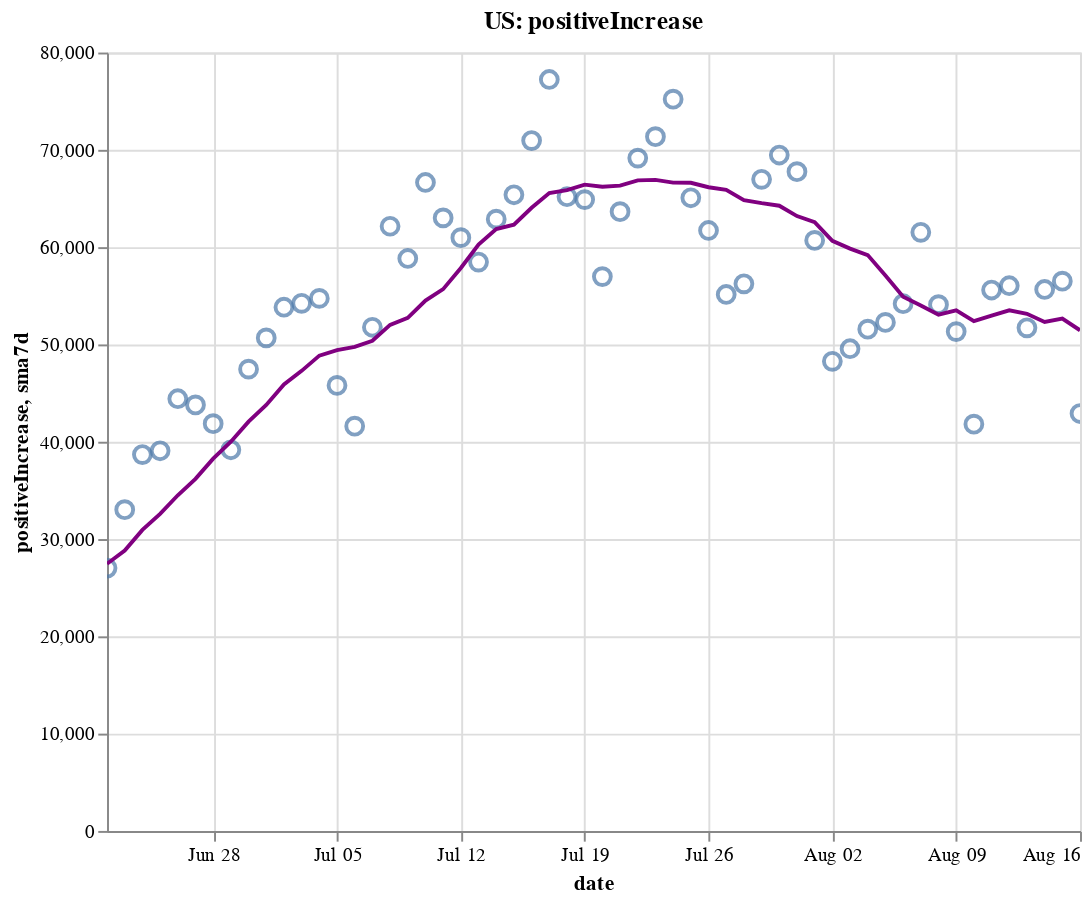

The notebook cell this image was saved under:
### Code cell
create_plot(us, 'positiveIncrease')

### Figure 1 — Vega-Lite specification as saved in the notebook (floating-point values rounded to 4 significant figures)
{"config": {"view": {"continuousWidth": 400, "continuousHeight": 300}}, "layer": [{"layer": [{"mark": {"type": "point", "size": 75}, "encoding": {"tooltip": [{"type": "temporal", "field": "date"}, {"type": "quantitative", "field": "positiveIncrease"}, {"type": "quantitative", "field": "sma7d"}], "x": {"type": "temporal", "field": "date"}, "y": {"type": "quantitative", "field": "positiveIncrease"}}, "selection": {"selector002": {"type": "interval", "bind": "scales", "encodings": ["x", "y"]}}}, {"mark": {"type": "line", "color": "purple"}, "encoding": {"x": {"type": "temporal", "field": "date"}, "y": {"type": "quantitative", "field": "sma7d"}}}]}, {"mark": {"type": "rule", "color": "#aaa"}, "encoding": {"x": {"type": "temporal", "field": "date"}}, "transform": [{"filter": {"selection": "selector001"}}]}, {"mark": "circle", "encoding": {"opacity": {"condition": {"value": 1, "selection": "selector001"}, "value": 0}, "tooltip": [{"type": "temporal", "field": "date"}, {"type": "quantitative", "field": "positiveIncrease"}, {"type": "quantitative", "field": "sma7d"}], "x": {"type": "temporal", "field": "date"}, "y": {"type": "quantitative", "field": "positiveIncrease"}}, "selection": {"selector001": {"type": "single", "encodings": ["x"], "on": "mouseover", "nearest": true, "empty": "none"}}}, {"mark": {"type": "text", "align": "left", "dx": 5, "dy": -5, "stroke": "white", "strokeWidth": 2}, "encoding": {"text": {"type": "quantitative", "field": "positiveIncrease"}, "tooltip": [{"type": "temporal", "field": "date"}, {"type": "quantitative", "field": "positiveIncrease"}, {"type": "quantitative", "field": "sma7d"}], "x": {"type": "temporal", "field": "date"}, "y": {"type": "quantitative", "field": "positiveIncrease"}}, "transform": [{"filter": {"selection": "selector001"}}]}, {"mark": {"type": "text", "align": "left", "dx": 5, "dy": -5}, "encoding": {"text": {"type": "quantitative", "field": "positiveIncrease"}, "tooltip": [{"type": "temporal", "field": "date"}, {"type": "quantitative", "field": "positiveIncrease"}, {"type": "quantitative", "field": "sma7d"}], "x": {"type": "temporal", "field": "date"}, "y": {"type": "quantitative", "field": "positiveIncrease"}}, "transform": [{"filter": {"selection": "selector001"}}]}], "data": {"name": "data-c2ee01b3a0544c4d1d4726adae6d93b6"}, "height": 400, "title": "US: positiveIncrease", "width": 500, "$schema": "https://vega.github.io/schema/vega-lite/v4.8.1.json", "datasets": {"data-c2ee01b3a0544c4d1d4726adae6d93b6": [{"date": "2020-06-22T00:00:00", "totalTestResultsIncrease": 467900.0, "positiveIncrease": 27020.0, "death": 115700.0, "deathIncrease": 286.0, "positiveRate": 0.058, "state": "US", "sma7d": 27450.0}, {"date": "2020-06-23T00:00:00", "totalTestResultsIncrease": 492900.0, "positiveIncrease": 33020.0, "death": 116400.0, "deathIncrease": 710.0, "positiveRate": 0.067, "state": "US", "sma7d": 28820.0}, {"date": "2020-06-24T00:00:00", "totalTestResultsIncrease": 520400.0, "positiveIncrease": 38680.0, "death": 117200.0, "deathIncrease": 724.0, "positiveRate": 0.074, "state": "US", "sma7d": 30940.0}, {"date": "2020-06-25T00:00:00", "totalTestResultsIncrease": 638200.0, "positiveIncrease": 39070.0, "death": 117800.0, "deathIncrease": 647.0, "positiveRate": 0.061, "state": "US", "sma7d": 32590.0}, {"date": "2020-06-26T00:00:00", "totalTestResultsIncrease": 608500.0, "positiveIncrease": 44420.0, "death": 118400.0, "deathIncrease": 637.0, "positiveRate": 0.073, "state": "US", "sma7d": 34500.0}, {"date": "2020-06-27T00:00:00", "totalTestResultsIncrease": 601600.0, "positiveIncrease": 43780.0, "death": 118900.0, "deathIncrease": 511.0, "positiveRate": 0.073, "state": "US", "sma7d": 36180.0}, {"date": "2020-06-28T00:00:00", "totalTestResultsIncrease": 586300.0, "positiveIncrease": 41860.0, "death": 119200.0, "deathIncrease": 271.0, "positiveRate": 0.071, "state": "US", "sma7d": 38260.0}, {"date": "2020-06-29T00:00:00", "totalTestResultsIncrease": 648600.0, "positiveIncrease": 39180.0, "death": 119600.0, "deathIncrease": 332.0, "positiveRate": 0.06, "state": "US", "sma7d": 40000.0}, {"date": "2020-06-30T00:00:00", "totalTestResultsIncrease": 625200.0, "positiveIncrease": 47460.0, "death": 120100.0, "deathIncrease": 596.0, "positiveRate": 0.076, "state": "US", "sma7d": 42060.0}, {"date": "2020-07-01T00:00:00", "totalTestResultsIncrease": 635400.0, "positiveIncrease": 50670.0, "death": 120800.0, "deathIncrease": 701.0, "positiveRate": 0.08, "state": "US", "sma7d": 43780.0}, {"date": "2020-07-02T00:00:00", "totalTestResultsIncrease": 663600.0, "positiveIncrease": 53830.0, "death": 121500.0, "deathIncrease": 695.0, "positiveRate": 0.081, "state": "US", "sma7d": 45890.0}, {"date": "2020-07-03T00:00:00", "totalTestResultsIncrease": 712600.0, "positiveIncrease": 54220.0, "death": 122100.0, "deathIncrease": 598.0, "positiveRate": 0.076, "state": "US", "sma7d": 47290.0}, {"date": "2020-07-04T00:00:00", "totalTestResultsIncrease": 644600.0, "positiveIncrease": 54730.0, "death": 122400.0, "deathIncrease": 306.0, "positiveRate": 0.085, "state": "US", "sma7d": 48850.0}, {"date": "2020-07-05T00:00:00", "totalTestResultsIncrease": 683200.0, "positiveIncrease": 45790.0, "death": 122700.0, "deathIncrease": 209.0, "positiveRate": 0.067, "state": "US", "sma7d": 49410.0}, {"date": "2020-07-06T00:00:00", "totalTestResultsIncrease": 503000.0, "positiveIncrease": 41600.0, "death": 122900.0, "deathIncrease": 243.0, "positiveRate": 0.083, "state": "US", "sma7d": 49760.0}, {"date": "2020-07-07T00:00:00", "totalTestResultsIncrease": 636400.0, "positiveIncrease": 51770.0, "death": 123800.0, "deathIncrease": 923.0, "positiveRate": 0.081, "state": "US", "sma7d": 50370.0}, {"date": "2020-07-08T00:00:00", "totalTestResultsIncrease": 630900.0, "positiveIncrease": 62150.0, "death": 124600.0, "deathIncrease": 807.0, "positiveRate": 0.099, "state": "US", "sma7d": 52010.0}, {"date": "2020-07-09T00:00:00", "totalTestResultsIncrease": 704600.0, "positiveIncrease": 58840.0, "death": 125500.0, "deathIncrease": 867.0, "positiveRate": 0.084, "state": "US", "sma7d": 52730.0}, {"date": "2020-07-10T00:00:00", "totalTestResultsIncrease": 813700.0, "positiveIncrease": 66640.0, "death": 126300.0, "deathIncrease": 854.0, "positiveRate": 0.082, "state": "US", "sma7d": 54500.0}, {"date": "2020-07-11T00:00:00", "totalTestResultsIncrease": 701100.0, "positiveIncrease": 63010.0, "death": 127100.0, "deathIncrease": 757.0, "positiveRate": 0.09, "state": "US", "sma7d": 55680.0}, {"date": "2020-07-12T00:00:00", "totalTestResultsIncrease": 761100.0, "positiveIncrease": 60980.0, "death": 127600.0, "deathIncrease": 476.0, "positiveRate": 0.08, "state": "US", "sma7d": 57850.0}, {"date": "2020-07-13T00:00:00", "totalTestResultsIncrease": 695600.0, "positiveIncrease": 58460.0, "death": 127900.0, "deathIncrease": 327.0, "positiveRate": 0.084, "state": "US", "sma7d": 60260.0}, {"date": "2020-07-14T00:00:00", "totalTestResultsIncrease": 772500.0, "positiveIncrease": 62880.0, "death": 128600.0, "deathIncrease": 736.0, "positiveRate": 0.081, "state": "US", "sma7d": 61850.0}, {"date": "2020-07-15T00:00:00", "totalTestResultsIncrease": 764300.0, "positiveIncrease": 65380.0, "death": 129500.0, "deathIncrease": 858.0, "positiveRate": 0.086, "state": "US", "sma7d": 62310.0}, {"date": "2020-07-16T00:00:00", "totalTestResultsIncrease": 830000.0, "positiveIncrease": 70950.0, "death": 130400.0, "deathIncrease": 947.0, "positiveRate": 0.085, "state": "US", "sma7d": 64040.0}, {"date": "2020-07-17T00:00:00", "totalTestResultsIncrease": 840200.0, "positiveIncrease": 77230.0, "death": 131400.0, "deathIncrease": 951.0, "positiveRate": 0.092, "state": "US", "sma7d": 65560.0}, {"date": "2020-07-18T00:00:00", "totalTestResultsIncrease": 764100.0, "positiveIncrease": 65180.0, "death": 132300.0, "deathIncrease": 872.0, "positiveRate": 0.085, "state": "US", "sma7d": 65870.0}, {"date": "2020-07-19T00:00:00", "totalTestResultsIncrease": 802400.0, "positiveIncrease": 64880.0, "death": 132800.0, "deathIncrease": 526.0, "positiveRate": 0.081, "state": "US", "sma7d": 66430.0}, {"date": "2020-07-20T00:00:00", "totalTestResultsIncrease": 714000.0, "positiveIncrease": 56970.0, "death": 133200.0, "deathIncrease": 363.0, "positiveRate": 0.08, "state": "US", "sma7d": 66210.0}, {"date": "2020-07-21T00:00:00", "totalTestResultsIncrease": 753500.0, "positiveIncrease": 63640.0, "death": 134200.0, "deathIncrease": 1038.0, "positiveRate": 0.084, "state": "US", "sma7d": 66320.0}, {"date": "2020-07-22T00:00:00", "totalTestResultsIncrease": 798300.0, "positiveIncrease": 69150.0, "death": 135400.0, "deathIncrease": 1171.0, "positiveRate": 0.087, "state": "US", "sma7d": 66860.0}, {"date": "2020-07-23T00:00:00", "totalTestResultsIncrease": 844000.0, "positiveIncrease": 71350.0, "death": 136400.0, "deathIncrease": 1055.0, "positiveRate": 0.085, "state": "US", "sma7d": 66920.0}, {"date": "2020-07-24T00:00:00", "totalTestResultsIncrease": 930600.0, "positiveIncrease": 75200.0, "death": 137600.0, "deathIncrease": 1176.0, "positiveRate": 0.081, "state": "US", "sma7d": 66630.0}, {"date": "2020-07-25T00:00:00", "totalTestResultsIncrease": 788800.0, "positiveIncrease": 65080.0, "death": 138600.0, "deathIncrease": 1023.0, "positiveRate": 0.082, "state": "US", "sma7d": 66610.0}, {"date": "2020-07-26T00:00:00", "totalTestResultsIncrease": 861400.0, "positiveIncrease": 61710.0, "death": 139200.0, "deathIncrease": 558.0, "positiveRate": 0.072, "state": "US", "sma7d": 66160.0}, {"date": "2020-07-27T00:00:00", "totalTestResultsIncrease": 764700.0, "positiveIncrease": 55130.0, "death": 140200.0, "deathIncrease": 1059.0, "positiveRate": 0.072, "state": "US", "sma7d": 65900.0}, {"date": "2020-07-28T00:00:00", "totalTestResultsIncrease": 736200.0, "positiveIncrease": 56230.0, "death": 141400.0, "deathIncrease": 1121.0, "positiveRate": 0.076, "state": "US", "sma7d": 64840.0}, {"date": "2020-07-29T00:00:00", "totalTestResultsIncrease": 858900.0, "positiveIncrease": 66970.0, "death": 142900.0, "deathIncrease": 1492.0, "positiveRate": 0.078, "state": "US", "sma7d": 64530.0}, {"date": "2020-07-30T00:00:00", "totalTestResultsIncrease": 810300.0, "positiveIncrease": 69470.0, "death": 144100.0, "deathIncrease": 1259.0, "positiveRate": 0.086, "state": "US", "sma7d": 64260.0}, {"date": "2020-07-31T00:00:00", "totalTestResultsIncrease": 729900.0, "positiveIncrease": 67760.0, "death": 145400.0, "deathIncrease": 1311.0, "positiveRate": 0.093, "state": "US", "sma7d": 63190.0}, {"date": "2020-08-01T00:00:00", "totalTestResultsIncrease": 731500.0, "positiveIncrease": 60690.0, "death": 146600.0, "deathIncrease": 1189.0, "positiveRate": 0.083, "state": "US", "sma7d": 62570.0}, {"date": "2020-08-02T00:00:00", "totalTestResultsIncrease": 718600.0, "positiveIncrease": 48270.0, "death": 147100.0, "deathIncrease": 498.0, "positiveRate": 0.067, "state": "US", "sma7d": 60640.0}, {"date": "2020-08-03T00:00:00", "totalTestResultsIncrease": 735700.0, "positiveIncrease": 49560.0, "death": 147600.0, "deathIncrease": 519.0, "positiveRate": 0.067, "state": "US", "sma7d": 59850.0}, {"date": "2020-08-04T00:00:00", "totalTestResultsIncrease": 698200.0, "positiveIncrease": 51570.0, "death": 148900.0, "deathIncrease": 1255.0, "positiveRate": 0.074, "state": "US", "sma7d": 59180.0}, {"date": "2020-08-05T00:00:00", "totalTestResultsIncrease": 683200.0, "positiveIncrease": 52260.0, "death": 150200.0, "deathIncrease": 1346.0, "positiveRate": 0.076, "state": "US", "sma7d": 57080.0}, {"date": "2020-08-06T00:00:00", "totalTestResultsIncrease": 749400.0, "positiveIncrease": 54180.0, "death": 151500.0, "deathIncrease": 1251.0, "positiveRate": 0.072, "state": "US", "sma7d": 54900.0}, {"date": "2020-08-07T00:00:00", "totalTestResultsIncrease": 768700.0, "positiveIncrease": 61520.0, "death": 152800.0, "deathIncrease": 1333.0, "positiveRate": 0.08, "state": "US", "sma7d": 54010.0}, {"date": "2020-08-08T00:00:00", "totalTestResultsIncrease": 674000.0, "positiveIncrease": 54090.0, "death": 153900.0, "deathIncrease": 1089.0, "positiveRate": 0.08, "state": "US", "sma7d": 53060.0}, {"date": "2020-08-09T00:00:00", "totalTestResultsIncrease": 717400.0, "positiveIncrease": 51320.0, "death": 154500.0, "deathIncrease": 616.0, "positiveRate": 0.072, "state": "US", "sma7d": 53500.0}, {"date": "2020-08-10T00:00:00", "totalTestResultsIncrease": 721000.0, "positiveIncrease": 41810.0, "death": 154900.0, "deathIncrease": 426.0, "positiveRate": 0.058, "state": "US", "sma7d": 52390.0}, {"date": "2020-08-11T00:00:00", "totalTestResultsIncrease": 742300.0, "positiveIncrease": 55590.0, "death": 156300.0, "deathIncrease": 1326.0, "positiveRate": 0.075, "state": "US", "sma7d": 52970.0}, {"date": "2020-08-12T00:00:00", "totalTestResultsIncrease": 482100.0, "positiveIncrease": 56040.0, "death": 157800.0, "deathIncrease": 1503.0, "positiveRate": 0.116, "state": "US", "sma7d": 53510.0}, {"date": "2020-08-13T00:00:00", "totalTestResultsIncrease": 883900.0, "positiveIncrease": 51700.0, "death": 158900.0, "deathIncrease": 1163.0, "positiveRate": 0.058, "state": "US", "sma7d": 53150.0}, {"date": "2020-08-14T00:00:00", "totalTestResultsIncrease": 845300.0, "positiveIncrease": 55650.0, "death": 160200.0, "deathIncrease": 1216.0, "positiveRate": 0.066, "state": "US", "sma7d": 52310.0}, {"date": "2020-08-15T00:00:00", "totalTestResultsIncrease": 744100.0, "positiveIncrease": 56500.0, "death": 161400.0, "deathIncrease": 1218.0, "positiveRate": 0.076, "state": "US", "sma7d": 52660.0}, {"date": "2020-08-16T00:00:00", "totalTestResultsIncrease": 777700.0, "positiveIncrease": 42900.0, "death": 162000.0, "deathIncrease": 619.0, "positiveRate": 0.055, "state": "US", "sma7d": 51460.0}]}}
